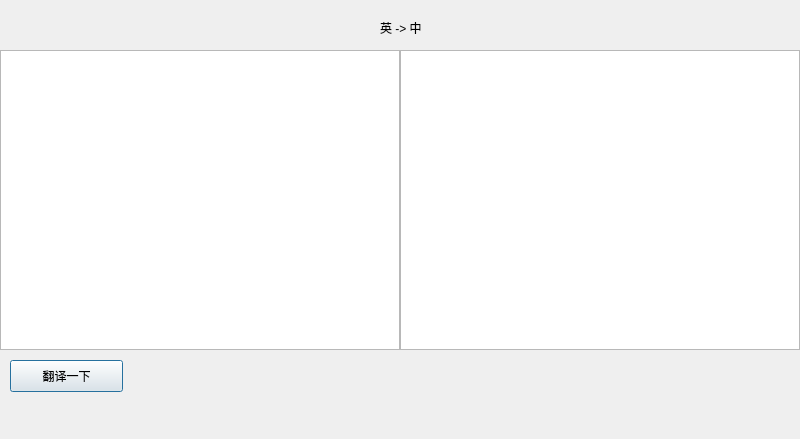
<?xml version="1.0" encoding="UTF-8"?>
<ui version="4.0">
 <class>MiniTranslater</class>
 <widget class="QDialog" name="MiniTranslater">
  <property name="geometry">
   <rect>
    <x>0</x>
    <y>0</y>
    <width>800</width>
    <height>439</height>
   </rect>
  </property>
  <property name="acceptDrops">
   <bool>false</bool>
  </property>
  <property name="windowTitle">
   <string>MiniTranslater</string>
  </property>
  <widget class="QTextEdit" name="textEdit">
   <property name="geometry">
    <rect>
     <x>0</x>
     <y>50</y>
     <width>400</width>
     <height>300</height>
    </rect>
   </property>
   <property name="minimumSize">
    <size>
     <width>341</width>
     <height>271</height>
    </size>
   </property>
   <property name="styleSheet">
    <string notr="true"/>
   </property>
  </widget>
  <widget class="QTextEdit" name="textEdit_2">
   <property name="geometry">
    <rect>
     <x>400</x>
     <y>50</y>
     <width>400</width>
     <height>300</height>
    </rect>
   </property>
  </widget>
  <widget class="QPushButton" name="pushButton">
   <property name="geometry">
    <rect>
     <x>10</x>
     <y>360</y>
     <width>113</width>
     <height>32</height>
    </rect>
   </property>
   <property name="text">
    <string>翻译一下</string>
   </property>
  </widget>
  <widget class="QLabel" name="label">
   <property name="geometry">
    <rect>
     <x>380</x>
     <y>20</y>
     <width>60</width>
     <height>16</height>
    </rect>
   </property>
   <property name="text">
    <string>英 -&gt; 中</string>
   </property>
  </widget>
 </widget>
 <resources/>
 <connections/>
</ui>
